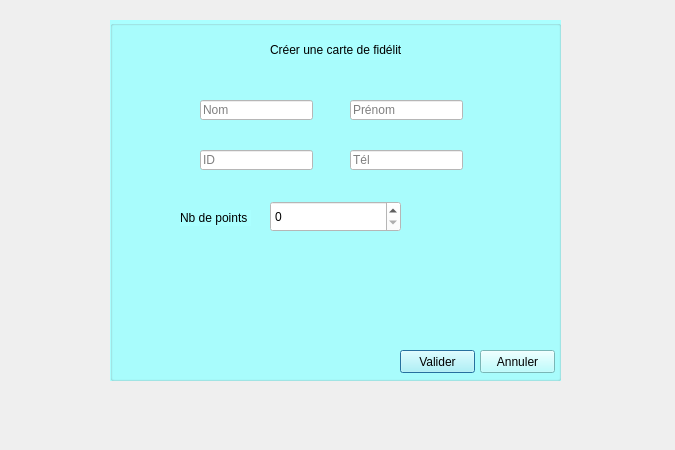
<?xml version="1.0" encoding="UTF-8"?>
<ui version="4.0">
 <class>fidelite</class>
 <widget class="QDialog" name="fidelite">
  <property name="geometry">
   <rect>
    <x>0</x>
    <y>0</y>
    <width>675</width>
    <height>450</height>
   </rect>
  </property>
  <property name="windowTitle">
   <string>Dialog</string>
  </property>
  <widget class="QGroupBox" name="groupBox">
   <property name="geometry">
    <rect>
     <x>110</x>
     <y>20</y>
     <width>451</width>
     <height>361</height>
    </rect>
   </property>
   <property name="styleSheet">
    <string notr="true">background-color: rgb(170, 255, 255);</string>
   </property>
   <property name="title">
    <string/>
   </property>
   <widget class="QLabel" name="label">
    <property name="geometry">
     <rect>
      <x>160</x>
      <y>20</y>
      <width>131</width>
      <height>20</height>
     </rect>
    </property>
    <property name="text">
     <string>Créer une carte de fidélité</string>
    </property>
   </widget>
   <widget class="QLineEdit" name="lineEdit">
    <property name="geometry">
     <rect>
      <x>90</x>
      <y>80</y>
      <width>113</width>
      <height>20</height>
     </rect>
    </property>
    <property name="styleSheet">
     <string notr="true">background-color: rgb(255, 255, 255);</string>
    </property>
    <property name="placeholderText">
     <string>Nom</string>
    </property>
   </widget>
   <widget class="QLineEdit" name="lineEdit_3">
    <property name="geometry">
     <rect>
      <x>240</x>
      <y>80</y>
      <width>113</width>
      <height>20</height>
     </rect>
    </property>
    <property name="styleSheet">
     <string notr="true">background-color: rgb(255, 255, 255);</string>
    </property>
    <property name="placeholderText">
     <string>Prénom</string>
    </property>
   </widget>
   <widget class="QLineEdit" name="lineEdit_2">
    <property name="geometry">
     <rect>
      <x>90</x>
      <y>130</y>
      <width>113</width>
      <height>20</height>
     </rect>
    </property>
    <property name="styleSheet">
     <string notr="true">background-color: rgb(255, 255, 255);</string>
    </property>
    <property name="placeholderText">
     <string>ID</string>
    </property>
   </widget>
   <widget class="QLineEdit" name="lineEdit_4">
    <property name="geometry">
     <rect>
      <x>240</x>
      <y>130</y>
      <width>113</width>
      <height>20</height>
     </rect>
    </property>
    <property name="styleSheet">
     <string notr="true">background-color: rgb(255, 255, 255);</string>
    </property>
    <property name="placeholderText">
     <string>Tél</string>
    </property>
   </widget>
   <widget class="QPushButton" name="pushButton">
    <property name="geometry">
     <rect>
      <x>290</x>
      <y>330</y>
      <width>75</width>
      <height>23</height>
     </rect>
    </property>
    <property name="text">
     <string>Valider</string>
    </property>
   </widget>
   <widget class="QPushButton" name="pushButton_2">
    <property name="geometry">
     <rect>
      <x>370</x>
      <y>330</y>
      <width>75</width>
      <height>23</height>
     </rect>
    </property>
    <property name="text">
     <string>Annuler</string>
    </property>
   </widget>
   <widget class="QSpinBox" name="spinBox">
    <property name="geometry">
     <rect>
      <x>160</x>
      <y>181</y>
      <width>131</width>
      <height>31</height>
     </rect>
    </property>
    <property name="autoFillBackground">
     <bool>false</bool>
    </property>
    <property name="styleSheet">
     <string notr="true">background-color: rgb(255, 255, 255);</string>
    </property>
    <property name="suffix">
     <string/>
    </property>
    <property name="prefix">
     <string/>
    </property>
    <property name="maximum">
     <number>100</number>
    </property>
   </widget>
   <widget class="QLabel" name="label_2">
    <property name="geometry">
     <rect>
      <x>70</x>
      <y>190</y>
      <width>71</width>
      <height>16</height>
     </rect>
    </property>
    <property name="text">
     <string>Nb de points</string>
    </property>
   </widget>
  </widget>
 </widget>
 <resources/>
 <connections/>
</ui>
